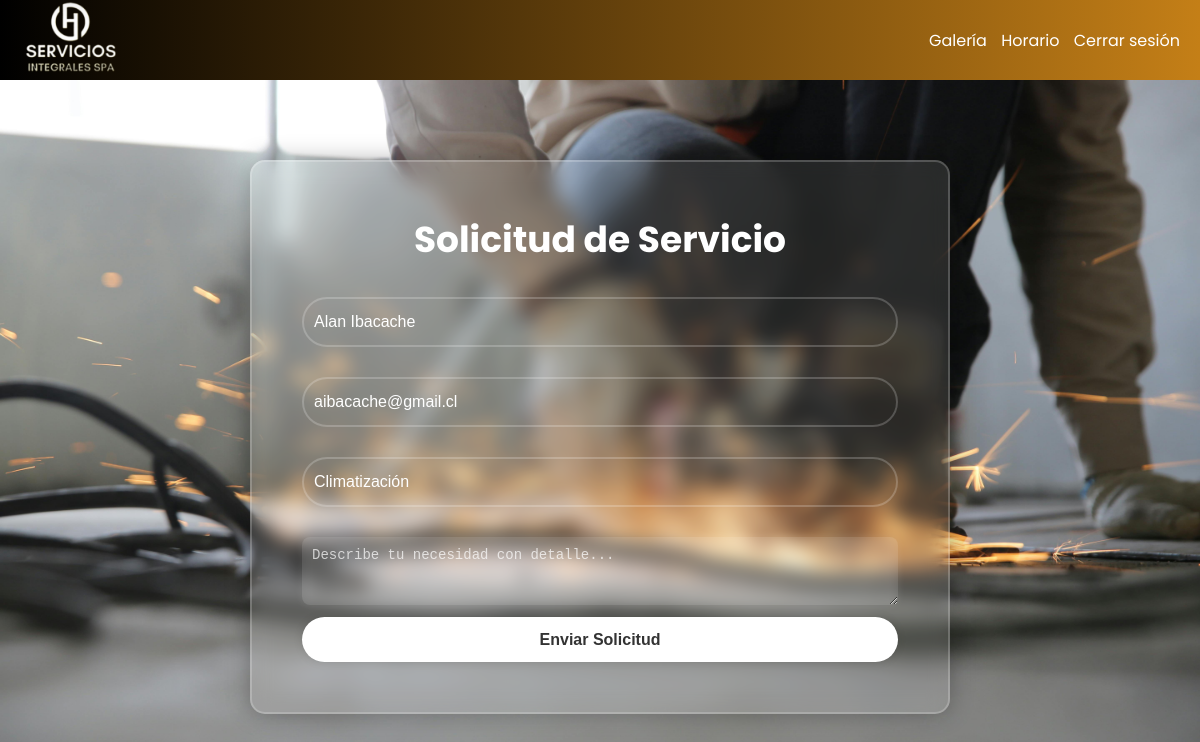
The app's page /contacto/1/ (signed in) with its own data.
### app/models.py (models this page shows, shortened)
class Usuario(AbstractUser):
    ROLES = (
        ('cliente', 'Cliente'),
        ('trabajador', 'Trabajador'),
        ('admin', 'Administrador'),
    )
    telefono = models.CharField(max_length=20, blank=True)
    fecha_nacimiento = models.DateField(null=True, blank=True)
    rol = models.CharField(max_length=20, choices=ROLES, default='cliente')
    class Meta:
        verbose_name = 'Usuario'
        verbose_name_plural = 'Usuarios'

class Servicio(models.Model):
    nombre = models.CharField(max_length=100)
    descripcion = models.TextField()

### app/views.py (the view, shortened to what this page needs)
# urls.py: path('contacto/<int:servicio_id>/', contacto, name='contacto'),
def contacto(request, servicio_id):
    servicio = get_object_or_404(Servicio, pk=servicio_id)
    usuario = request.user
    return render(request, 'app/contacto.html', {
        'servicio': servicio,
        'usuario': usuario
    })

### app/templates/app/contacto.html (shortened to what this page needs)
{% extends 'app/base.html' %}
{% load static %}
{% block css %}
<link rel="stylesheet" href="{% static 'app/css/sesion.css' %}">
{% endblock %}
{% block contenido %}
<div class="wrapper">
    <form method="post" id="formulario_contacto">
        <h1 style="text-align: center;">Solicitud de Servicio</h1>
        <div class="input-box">
            <input type="text" name="nombre" value="{{ usuario.first_name }} {{ usuario.last_name }}" readonly>
        </div>
        <div class="input-box">
            <input type="email" name="email" value="{{ usuario.email }}" readonly>
        </div>
        <div class="input-box">
            <input type="text" name="servicio" value="{{ servicio.nombre }}" readonly>
        </div>
        <div class="input-box">
            <textarea name="mensaje" rows="3" placeholder="Describe tu necesidad con detalle..." required></textarea>
        </div>
        <button type="submit" class="btn">Enviar Solicitud</button>
    </form>
</div>
{% endblock %}

### app/static/app/css/sesion.css (style rules this page uses)
* { margin: 0; padding: 0; box-sizing: border-box; }
body { display: flex; justify-content: center; align-items: center; min-height: 100vh; background: url("/static/app/img/pexels-rezwan-1216544.jpg") no-repeat; background-size: cover; background-position: center; flex-direction: column; font-size: 16px; font-family: 'Poppins', sans-serif; }
h1 { font-size: 36px; }
.wrapper { width: 420px; background: transparent; border: 2px solid rgba(255, 255, 255, 0.2); backdrop-filter: blur(20px); box-shadow: 0 0 10px rgba(0, 0, 0, 0.2); color: #fff; border-radius: 10px; padding: 30px 40px; }
.wrapper h1 { font-size: 36px; text-align: center; }
.wrapper .input-box { width: 100%; height: 50px; margin: 30px 0; }
.input-box input { width: 100%; height: 100%; background: transparent; border: none; outline: none; border: 2px solid rgba(255, 255, 255, 0.2); border-radius: 40px; font-size: 16px; color: #fff; padding: 20px 45px 20px 20px; }
.input-box input::placeholder { color: #fff; }
.wrapper .btn { width: 100%; height: 45px; background: #fff; border: none; outline: none; border-radius: 40px; box-shadow: 0 0 10px rgba(0, 0, 0, 0.1); cursor: pointer; font-size: 16px; color: #333; font-weight: 600; transition: all 0.3s ease; }

### app/static/app/css/estilos.css (style rules this page uses)
* { margin:0; padding:0; }
body { background: url("/static/app/img/pexels-rezwan-1216544.jpg") no-repeat; background-size: cover; background-position: center; font-family: 'Poppins', sans-serif; }
h1 { font-size: 36px; }
input[type=text], input[type=email], select, textarea { width: 100%; padding: 5px 10px; }

### app/templates/app/contacto.html (style rules this page uses)
.wrapper { width: 700px; padding: 50px; background: rgba(255, 255, 255, 0.1); border-radius: 15px; box-shadow: 0 0 25px rgba(0, 0, 0, 0.3); backdrop-filter: blur(10px); margin: 40px auto; color: white; }
.input-box textarea { width: 100%; padding: 10px; border: none; border-radius: 8px; background: rgba(255, 255, 255, 0.1); backdrop-filter: blur(5px); color: white; font-size: 14px; outline: none; resize: vertical; box-shadow: 0 0 8px rgba(255, 255, 255, 0.1); }
.input-box textarea::placeholder { color: rgba(255, 255, 255, 0.7); }

### records on screen
Usuario: nombre "Alan Ibacache", email "aibacache@gmail.cl"
Servicio: servicio "Climatización"
